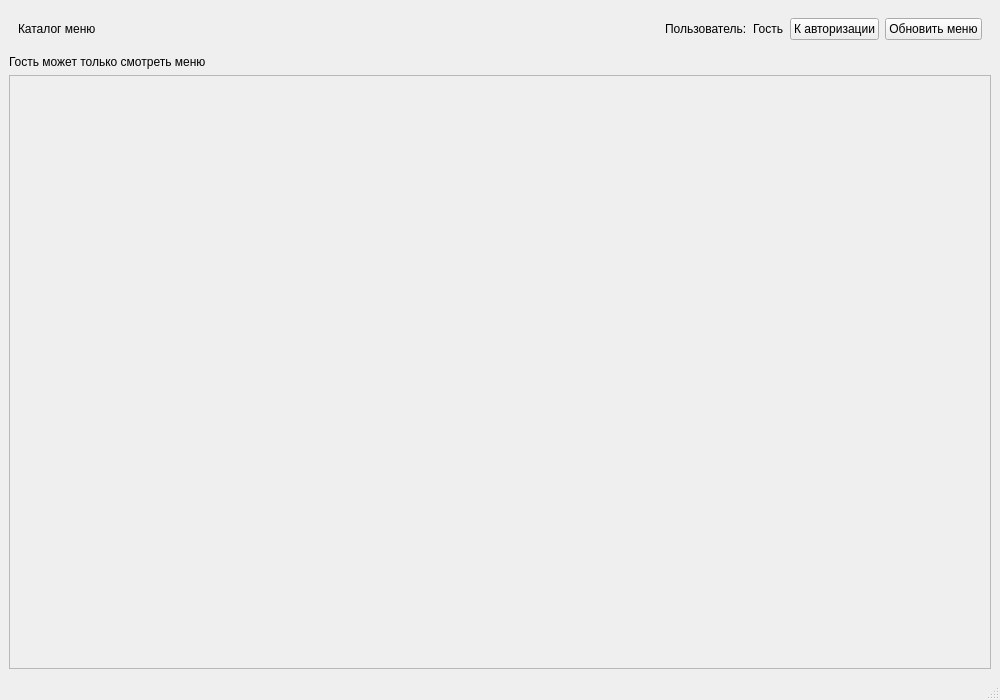
<?xml version="1.0" encoding="UTF-8"?>
<ui version="4.0">
 <class>GuestWindow</class>
 <widget class="QMainWindow" name="GuestWindow">
  <property name="geometry"><rect><x>0</x><y>0</y><width>1000</width><height>700</height></rect></property>
  <property name="windowTitle"><string>Пиццерия - гость</string></property>
  <widget class="QWidget" name="centralwidget">
   <layout class="QVBoxLayout" name="verticalLayout">
    <item>
     <widget class="QWidget" name="frameTop">
      <layout class="QHBoxLayout" name="horizontalLayout">
       <item><widget class="QLabel" name="labelWindowTitle"><property name="text"><string>Каталог меню</string></property></widget></item>
       <item><spacer name="horizontalSpacer"><property name="orientation"><enum>Qt::Horizontal</enum></property><property name="sizeHint" stdset="0"><size><width>40</width><height>20</height></size></property></spacer></item>
       <item><widget class="QLabel" name="labelUserCaption"><property name="text"><string>Пользователь:</string></property></widget></item>
       <item><widget class="QLabel" name="labelCurrentUser"><property name="text"><string>Гость</string></property></widget></item>
       <item><widget class="QPushButton" name="pushButtonBackToLogin"><property name="text"><string>К авторизации</string></property></widget></item>
       <item><widget class="QPushButton" name="pushButtonRefreshMenu"><property name="text"><string>Обновить меню</string></property></widget></item>
      </layout>
     </widget>
    </item>
    <item><widget class="QLabel" name="labelHint"><property name="text"><string>Гость может только смотреть меню</string></property></widget></item>
    <item>
     <widget class="QScrollArea" name="scrollArea">
      <property name="widgetResizable"><bool>true</bool></property>
      <widget class="QWidget" name="scrollAreaWidgetContents"/>
     </widget>
    </item>
   </layout>
  </widget>
  <widget class="QMenuBar" name="menubar"/>
  <widget class="QStatusBar" name="statusbar"/>
 </widget>
 <resources/>
 <connections/>
</ui>
